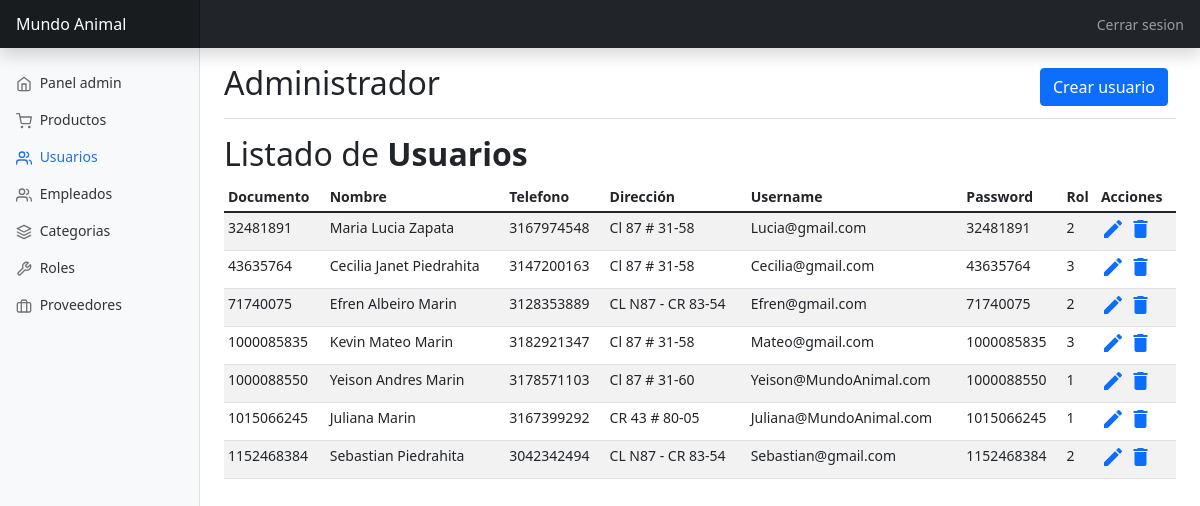
The page /view/user.php (signed in) on the database its author committed.
### tables this page shows
CREATE TABLE usuarios (
  documento INT PRIMARY KEY NOT NULL,
  nombre VARCHAR(45) NOT NULL,
  apellido VARCHAR(45) NOT NULL,
  telefono VARCHAR(45) NOT NULL,
  direccion VARCHAR(45) NOT NULL,
  username VARCHAR(45) NOT NULL,
  password VARCHAR(45) NOT NULL,
  rol_id INT NOT NULL,
  tokenUser VARCHAR(100));

### db/database.php (called while the page is built, shortened)
<?php
	class Database{
		private $con;
		private $dbhost="localhost";
		private $dbuser="root";
		private $dbpass="";
		private $dbname="mundoanimal";
		public function connect_db(){
			$this->con = mysqli_connect($this->dbhost, $this->dbuser, $this->dbpass, $this->dbname);
		}
        public function read(){
            $sql = "SELECT * FROM usuarios";
            $res = mysqli_query($this->con, $sql);
            return $res;
        }
}
?>

### view/user.php (the view, shortened to what this page needs)
<?php
include('../db/database.php');
$usuarios = new Database();
?>
<!doctype html>
<html lang="en">
<head>
  <link href="https://cdn.jsdelivr.net/npm/bootstrap@5.1.3/dist/css/bootstrap.min.css" rel="stylesheet">
  <link href="../css/dashboard.css" rel="stylesheet">
</head>
<body>
  <header class="navbar navbar-dark sticky-top bg-dark flex-md-nowrap p-0 shadow">
    <a class="navbar-brand col-md-3 col-lg-2 me-0 px-3" href="#">Mundo Animal</a>
    <div class="navbar-nav">
      <div class="nav-item text-nowrap">
        <a class="nav-link px-3" href="logout.php">Cerrar sesion</a>
      </div>
    </div>
  </header>
  <div class="container-fluid">
    <div class="row">
      <nav id="sidebarMenu" class="col-md-3 col-lg-2 d-md-block bg-light sidebar collapse">
        <div class="position-sticky pt-3">
          <ul class="nav flex-column">
            <li class="nav-item">
              <a class="nav-link" aria-current="page" href="admin.php">
                <span data-feather="home"></span>
                Panel admin
              </a>
            </li>
            <li class="nav-item">
              <a class="nav-link" href="productos.php">
                <span data-feather="shopping-cart"></span>
                Productos
              </a>
            </li>
            <li class="nav-item">
              <a class="nav-link active" href="user.php">
                <span data-feather="users"></span>
                Usuarios
              </a>
            </li>
            <li class="nav-item">
              <a class="nav-link" href="empleados.php">
                <span data-feather="users"></span>
                Empleados
              </a>
            </li>
            <li class="nav-item">
              <a class="nav-link" href="categoria.php">
                <span data-feather="layers"></span>
                Categorias
              </a>
            </li>
            <li class="nav-item">
              <a class="nav-link" href="roles.php">
                <span data-feather="tool"></span>
                Roles
              </a>
            </li>
            <li class="nav-item">
              <a class="nav-link" href="proveedores.php">
                <span data-feather="briefcase"></span>
                Proveedores
              </a>
            </li>
          </ul>
        </div>
      </nav>
      <main class="col-md-9 ms-sm-auto col-lg-10 px-md-4">
        <div class="d-flex justify-content-between flex-wrap flex-md-nowrap align-items-center pt-3 pb-2 mb-3 border-bottom">
          <h1 class="h2">Administrador</h1>
          <div class="btn-toolbar mb-2 mb-md-0">
            <div class="btn-group me-2">
              <a href="../crud/createUser.php" class="btn btn-primary">Crear usuario</a>
            </div>
          </div>
        </div>
        <h2>Listado de <b>Usuarios</b></h2>
        <div class="table-responsive">
          <table class="table table-striped table-sm">
            <thead>
              <tr>
                <th scope="col">Documento</th>
                <th scope="col">Nombre</th>
                <th scope="col">Telefono</th>
                <th scope="col">Dirección</th>
                <th scope="col">Username</th>
                <th scope="col">Password</th>
                <th scope="col">Rol</th>
                <th scope="col">Acciones</th>
              </tr>
            </thead>
            <tbody>
              <?php $listado = $usuarios->read(); ?>
              <?php
              while ($row = mysqli_fetch_object($listado)) {
                $documento = $row->documento;
                $nombre = $row->nombre . " " . $row->apellido;
                $telefono = $row->telefono;
                $direccion = $row->direccion;
                $username = $row->username;
                $password = $row->password;
                $rol_id = $row->rol_id;
              ?>
                <tr>
                  <td><?php echo $documento; ?></td>
                  <td><?php echo $nombre; ?></td>
                  <td><?php echo $telefono; ?></td>
                  <td><?php echo $direccion; ?></td>
                  <td><?php echo $username; ?></td>
                  <td><?php echo $password; ?></td>
                  <td><?php echo $rol_id; ?></td>
                  <td>
                    <a href="../crud/updateUser.php?documento=<?php echo $documento; ?>" class="edit" title="Editar" data-toggle="tooltip"><i class="material-icons">&#xE254;</i></a>
                    <a href="../crud/deleteUser.php?documento=<?php echo $documento; ?>" class="delete" title="Eliminar" data-toggle="tooltip" onclick="return confirm('Seguro que quieres eliminarlo?')"><i class="material-icons">&#xE872;</i></a>
                  </td>
                </tr>
              <?php
              }
              ?>
            </tbody>
          </table>
        </div>
      </main>
    </div>
  </div>
</body>
</html>

### css/dashboard.css (style rules this page uses)
body { font-size: .875rem; }
.feather { width: 16px; height: 16px; vertical-align: text-bottom; }
.sidebar { position: fixed; top: 0; bottom: 0; left: 0; z-index: 100; padding: 48px 0 0; box-shadow: inset -1px 0 0 rgba(0, 0, 0, .1); }
.sidebar .nav-link { font-weight: 500; color: #333; }
.sidebar .nav-link .feather { margin-right: 4px; color: #727272; }
.sidebar .nav-link.active { color: #2470dc; }
.sidebar .nav-link:hover .feather, .sidebar .nav-link.active .feather { color: inherit; }
.navbar-brand { padding-top: .75rem; padding-bottom: .75rem; font-size: 1rem; background-color: rgba(0, 0, 0, .25); box-shadow: inset -1px 0 0 rgba(0, 0, 0, .25); }

### rows shown on the page
usuarios: documento "32481891", nombre "Maria Lucia Zapata", telefono "3167974548", direccion "Cl 87 # 31-58", username "Lucia@gmail.com", password "32481891", rol "2"
usuarios: documento "43635764", nombre "Cecilia Janet Piedrahita", telefono "3147200163", direccion "Cl 87 # 31-58", username "Cecilia@gmail.com", password "43635764", rol "3"
usuarios: documento "71740075", nombre "Efren Albeiro Marin", telefono "3128353889", direccion "CL N87 - CR 83-54", username "Efren@gmail.com", password "71740075", rol "2"
usuarios: documento "1000085835", nombre "Kevin Mateo Marin", telefono "3182921347", direccion "Cl 87 # 31-58", username "Mateo@gmail.com", password "1000085835", rol "3"
usuarios: documento "1000088550", nombre "Yeison Andres Marin", telefono "3178571103", direccion "Cl 87 # 31-60", username "Yeison@MundoAnimal.com", password "1000088550", rol "1"
usuarios: documento "1015066245", nombre "Juliana Marin", telefono "3167399292", direccion "CR 43 # 80-05", username "Juliana@MundoAnimal.com", password "1015066245", rol "1"
usuarios: documento "1152468384", nombre "Sebastian Piedrahita", telefono "3042342494", direccion "CL N87 - CR 83-54", username "Sebastian@gmail.com", password "1152468384", rol "2"
